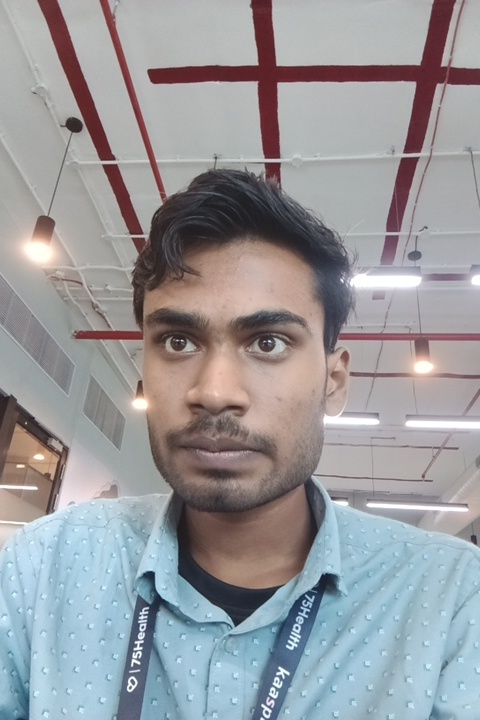
#> input picture blink_project/face_recognition_app/data/HK.jpg, 480 x 720 px
$ python -i preprocessing.py   (imports and definitions only)   (older library calls are emulated)
#> lines starting #> are read from the running program, lines starting #| are printed output that depends on the picture
#> further down, picture is the input picture: shape (720, 480, 3); mean B, G, R 157.1, 153.7, 153.3
### blink_project/face_recognition_app/config.py
import os
import logging

import cv2

# ---------------------------------------------------------------------------
# Project root
# ---------------------------------------------------------------------------
PROJECT_DIR = os.path.dirname(os.path.abspath(__file__))

# ---------------------------------------------------------------------------
# Paths
# ---------------------------------------------------------------------------
DB_PATH = os.path.join(PROJECT_DIR, "data", "faces.db")
ALERTS_DIR = os.path.join(PROJECT_DIR, "data", "unknown_alerts")
LOG_DIR = os.path.join(PROJECT_DIR, "data", "logs")
MODELS_DIR = os.path.join(PROJECT_DIR, "data", "models")

# ---------------------------------------------------------------------------
# Image Quality Thresholds
# ---------------------------------------------------------------------------
MIN_FACE_SIZE_PX = 60
BLUR_THRESHOLD = 80.0
BRIGHTNESS_LOW = 40
BRIGHTNESS_HIGH = 220
NOISE_THRESHOLD = 15.0
MIN_IMAGE_DIM = 160

# ---------------------------------------------------------------------------
# Image Enhancement
# ---------------------------------------------------------------------------
SUPER_RES_SCALE = 4
SUPER_RES_MODEL_URL = (
    "https://github.com/Saafke/EDSR_Tensorflow/raw/master/models/EDSR_x4.pb"
)
SUPER_RES_MODEL_PATH = os.path.join(MODELS_DIR, "EDSR_x4.pb")
SHARPEN_STRENGTH = 1.5
CLAHE_CLIP_LIMIT = 2.0
CLAHE_GRID_SIZE = (8, 8)

# ---------------------------------------------------------------------------
# MediaPipe face detection (fast UI overlay)
# ---------------------------------------------------------------------------
MEDIAPIPE_MIN_DETECTION_CONFIDENCE = 0.5
MEDIAPIPE_MODEL_SELECTION = 1

# ---------------------------------------------------------------------------
# ArcFace / InsightFace
# ---------------------------------------------------------------------------
ARCFACE_MODEL_NAME = "buffalo_l"
ARCFACE_DET_SIZE = (640, 640)

def _get_providers():
    try:
        import onnxruntime as ort
        available = ort.get_available_providers()
        if "CUDAExecutionProvider" in available:
            return ["CUDAExecutionProvider", "CPUExecutionProvider"]
    except Exception:
        pass
    return ["CPUExecutionProvider"]

ARCFACE_PROVIDERS = _get_providers()

# ---------------------------------------------------------------------------
# Pose Detection & Multi-Angle
# ---------------------------------------------------------------------------
POSE_CENTER_MAX_YAW = 12.0      # |yaw| <= this → "center"
POSE_SIDE_MIN_YAW = 15.0        # |yaw| >= this → "left" or "right"
POSE_SIDE_MAX_YAW = 55.0        # |yaw| <= this → still usable
ANGLES = ["center", "left", "right"]
CAPTURES_PER_ANGLE = 5           # target captures per angle during guided enroll

# 3D model points for solvePnP head pose estimation (generic face model)
# Landmarks: nose tip(30), chin(8), left eye corner(36),
#            right eye corner(45), left mouth(48), right mouth(54)
import numpy as _np
FACE_3D_MODEL_POINTS = _np.array([
    (0.0,    0.0,    0.0),        # Nose tip
    (0.0, -330.0,  -65.0),        # Chin
    (-225.0, 170.0, -135.0),      # Left eye left corner
    (225.0,  170.0, -135.0),      # Right eye right corner
    (-150.0, -150.0, -125.0),     # Left mouth corner
    (150.0,  -150.0, -125.0),     # Right mouth corner
], dtype=_np.float64)
SOLVEPNP_LANDMARK_INDICES = [30, 8, 36, 45, 48, 54]

# ---------------------------------------------------------------------------
# Liveness / Anti-Spoofing
# ---------------------------------------------------------------------------
LIVENESS_CHALLENGE_TIMEOUT = 10.0   # seconds per challenge step
LIVENESS_BLINK_EAR_THRESHOLD = 0.21 # Eye Aspect Ratio below this = blink
LIVENESS_BLINK_CONSEC_FRAMES = 2    # consecutive frames to confirm blink
LIVENESS_REQUIRE_BLINK = False      # make blink optional by default

# EAR landmark indices (68-point landmark set)
LEFT_EYE_INDICES = [36, 37, 38, 39, 40, 41]
RIGHT_EYE_INDICES = [42, 43, 44, 45, 46, 47]

# ---------------------------------------------------------------------------
# Matching
# ---------------------------------------------------------------------------
COSINE_THRESHOLD = 0.45
LOW_CONFIDENCE_THRESHOLD = 0.35
ALERT_COOLDOWN_SECONDS = 5

# Multi-angle matching weights (used when multiple angle embeddings match)
ANGLE_WEIGHTS = {"center": 0.50, "left": 0.25, "right": 0.25, "any": 0.40}

# ---------------------------------------------------------------------------
# Camera
# ---------------------------------------------------------------------------
CAMERA_INDEX = 0
CAMERA_BACKEND = cv2.CAP_DSHOW   # DirectShow backend (fixes MSMF issues on Windows)
CAMERA_WIDTH = 640
CAMERA_HEIGHT = 480

# ---------------------------------------------------------------------------
# Registration
# ---------------------------------------------------------------------------
REGISTRATION_NUM_CAPTURES = 15
REGISTRATION_INTERVAL_MS = 300
MIN_EMBEDDINGS_PER_PERSON = 5
MAX_EMBEDDINGS_PER_PERSON = 30

# ---------------------------------------------------------------------------
# Helpers
# ---------------------------------------------------------------------------
def ensure_dirs():
    for d in [os.path.dirname(DB_PATH), ALERTS_DIR, LOG_DIR, MODELS_DIR]:
        os.makedirs(d, exist_ok=True)


# [18 lines left out: function get_logger, not called in this run]

### blink_project/face_recognition_app/preprocessing.py
"""Image quality assessment and enhancement pipeline.

Pipeline: Quality Check → Enhancement → Ready for face detection/embedding.
Handles low resolution, blur, noise, poor lighting automatically.
"""

from __future__ import annotations

import os
import urllib.request
from dataclasses import dataclass, field

import cv2
import numpy as np

from config import (
    BLUR_THRESHOLD,
    BRIGHTNESS_HIGH,
    BRIGHTNESS_LOW,
    CLAHE_CLIP_LIMIT,
    CLAHE_GRID_SIZE,
    MIN_IMAGE_DIM,
    NOISE_THRESHOLD,
    SHARPEN_STRENGTH,
    SUPER_RES_MODEL_PATH,
    SUPER_RES_MODEL_URL,
    SUPER_RES_SCALE,
    get_logger,
)

# [1 line that did not run here, left out]

# ---------------------------------------------------------------------------
# Quality report
# ---------------------------------------------------------------------------

@dataclass
class QualityReport:
    blur_score: float = 0.0        # Laplacian variance (higher = sharper)
    brightness: float = 0.0        # Mean intensity 0-255
    noise_sigma: float = 0.0       # Estimated noise level
    resolution: tuple[int, int] = (0, 0)  # (height, width)
    is_blurry: bool = False
    is_dark: bool = False
    is_bright: bool = False
    is_noisy: bool = False
    is_low_res: bool = False
    usable: bool = True
    issues: list[str] = field(default_factory=list)
    enhancements_applied: list[str] = field(default_factory=list)


# ---------------------------------------------------------------------------
# Quality assessment
# ---------------------------------------------------------------------------

# [87 lines left out: functions assess_quality, _estimate_noise, enhance_image, not called in this run]


# ---------------------------------------------------------------------------
# Super resolution
# ---------------------------------------------------------------------------

_sr_model = None


# [51 lines left out: functions _get_sr_model, _apply_super_resolution, _denoise, not called in this run]


# ---------------------------------------------------------------------------
# Lighting correction
# ---------------------------------------------------------------------------

def _fix_lighting(frame: np.ndarray) -> np.ndarray:
    """Fix poor lighting using CLAHE on the L channel of LAB color space."""
    lab = cv2.cvtColor(frame, cv2.COLOR_BGR2LAB)
#> lab: shape (720, 480, 3); mean of channels 0, 1, 2 161.2, 129.3, 126.6
    l_chan, a_chan, b_chan = cv2.split(lab)
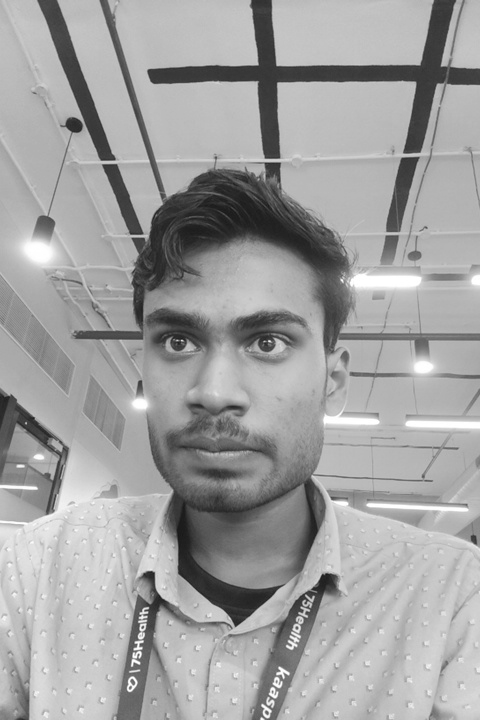
#> l_chan: shape (720, 480); min 23, max 255, mean 161.2
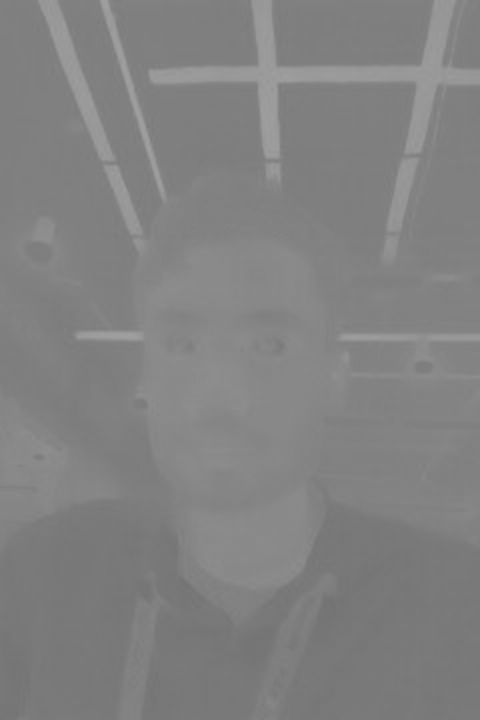
#> a_chan: shape (720, 480); min 115, max 161, mean 129.3
#> (the run stopped early here; a loop or call above may not have finished)

$ run again, on blink_project/face_recognition_app/data/anish.jpg
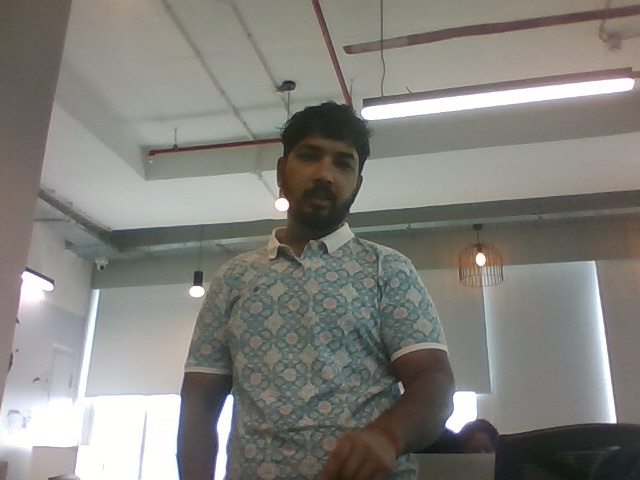
#> input picture blink_project/face_recognition_app/data/anish.jpg, 640 x 480 px
#> picture is the input picture: shape (480, 640, 3); mean B, G, R 125, 130.3, 131.3
#> lab: shape (480, 640, 3); mean of channels 0, 1, 2 137.2, 127.5, 131.1
#> in _fix_lighting, `l_chan, a_chan, b_chan = cv2.split(lab)`:
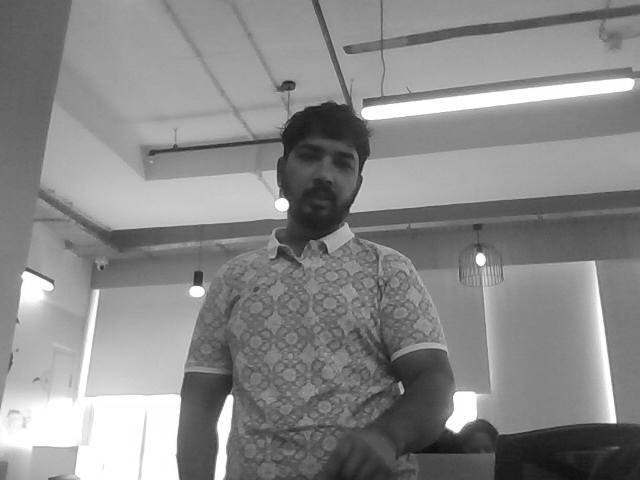
#> l_chan: shape (480, 640); min 9, max 255, mean 137.2
#> in _fix_lighting, `l_chan, a_chan, b_chan = cv2.split(lab)`:
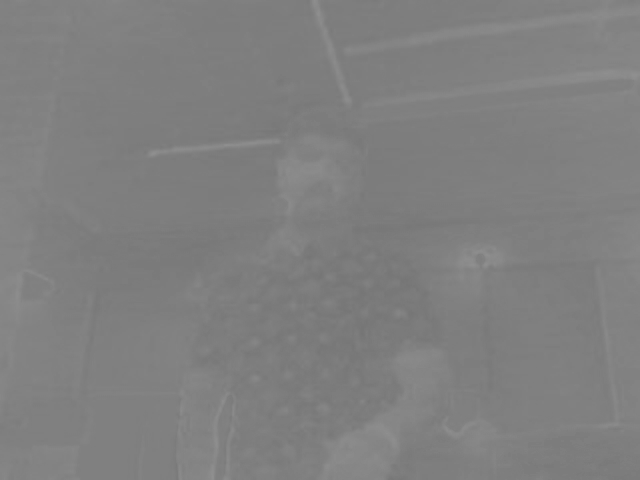
#> a_chan: shape (480, 640); min 117, max 144, mean 127.5

$ run again, on blink_project/face_recognition_app/data/salim.jpg
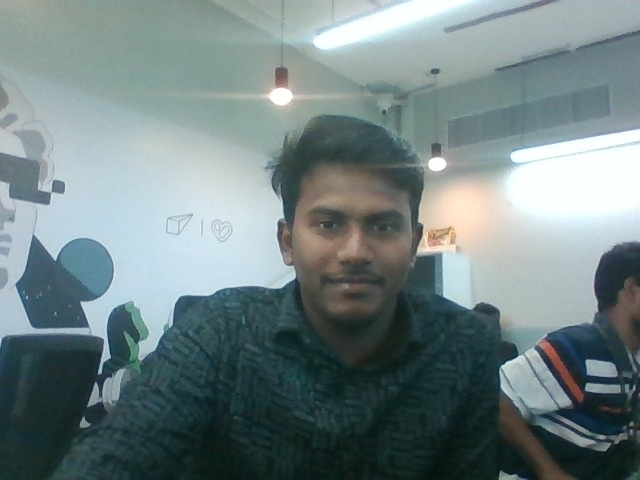
#> input picture blink_project/face_recognition_app/data/salim.jpg, 640 x 480 px
#> picture is the input picture: shape (480, 640, 3); mean B, G, R 131.8, 130.9, 114.6
#> lab: shape (480, 640, 3); mean of channels 0, 1, 2 133, 122.4, 125.6
#> in _fix_lighting, `l_chan, a_chan, b_chan = cv2.split(lab)`:
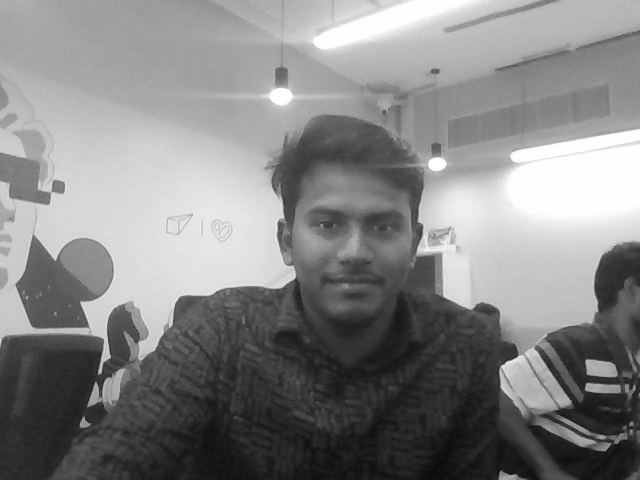
#> l_chan: shape (480, 640); min 10, max 255, mean 133
#> in _fix_lighting, `l_chan, a_chan, b_chan = cv2.split(lab)`:
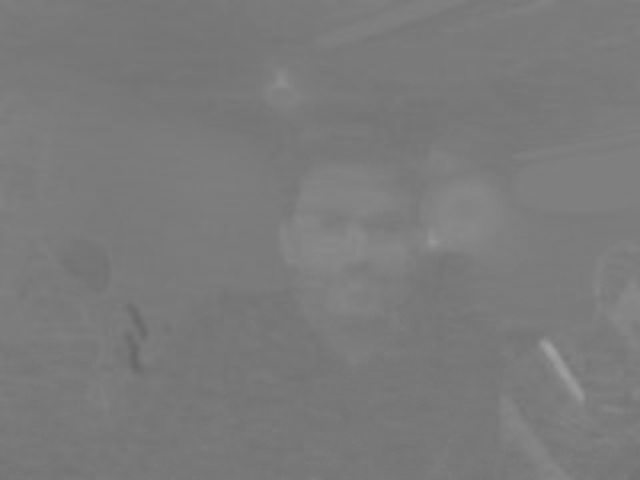
#> a_chan: shape (480, 640); min 103, max 161, mean 122.4

$ run again, on blink_project/face_recognition_app/data/suriya.jpg
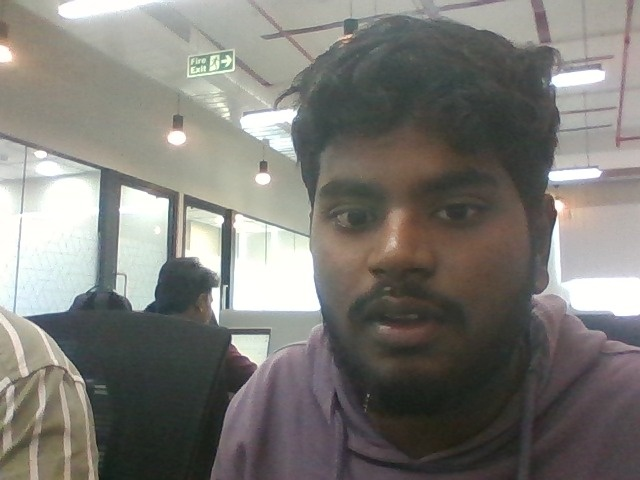
#> input picture blink_project/face_recognition_app/data/suriya.jpg, 640 x 480 px
#> picture is the input picture: shape (480, 640, 3); mean B, G, R 117.7, 122.7, 124.6
#> lab: shape (480, 640, 3); mean of channels 0, 1, 2 128.6, 127.9, 131
#> in _fix_lighting, `l_chan, a_chan, b_chan = cv2.split(lab)`:
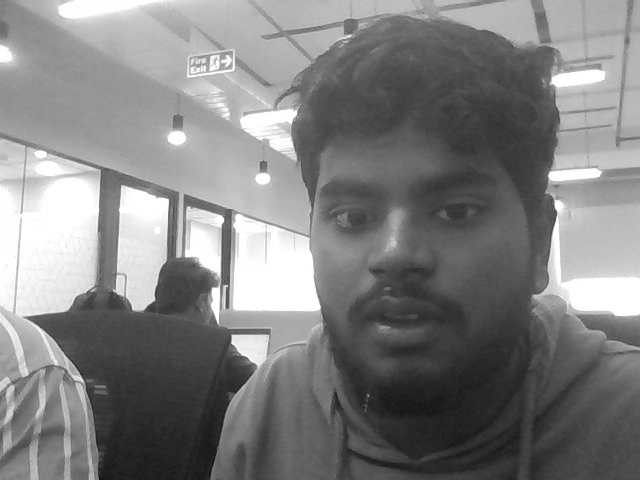
#> l_chan: shape (480, 640); min 17, max 255, mean 128.6
#> in _fix_lighting, `l_chan, a_chan, b_chan = cv2.split(lab)`:
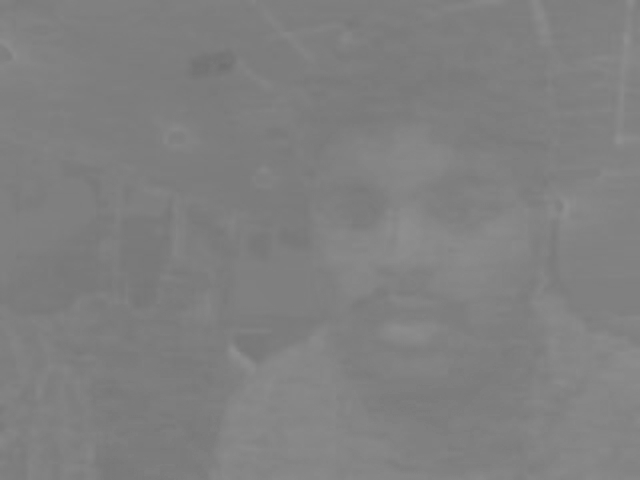
#> a_chan: shape (480, 640); min 111, max 144, mean 127.9
